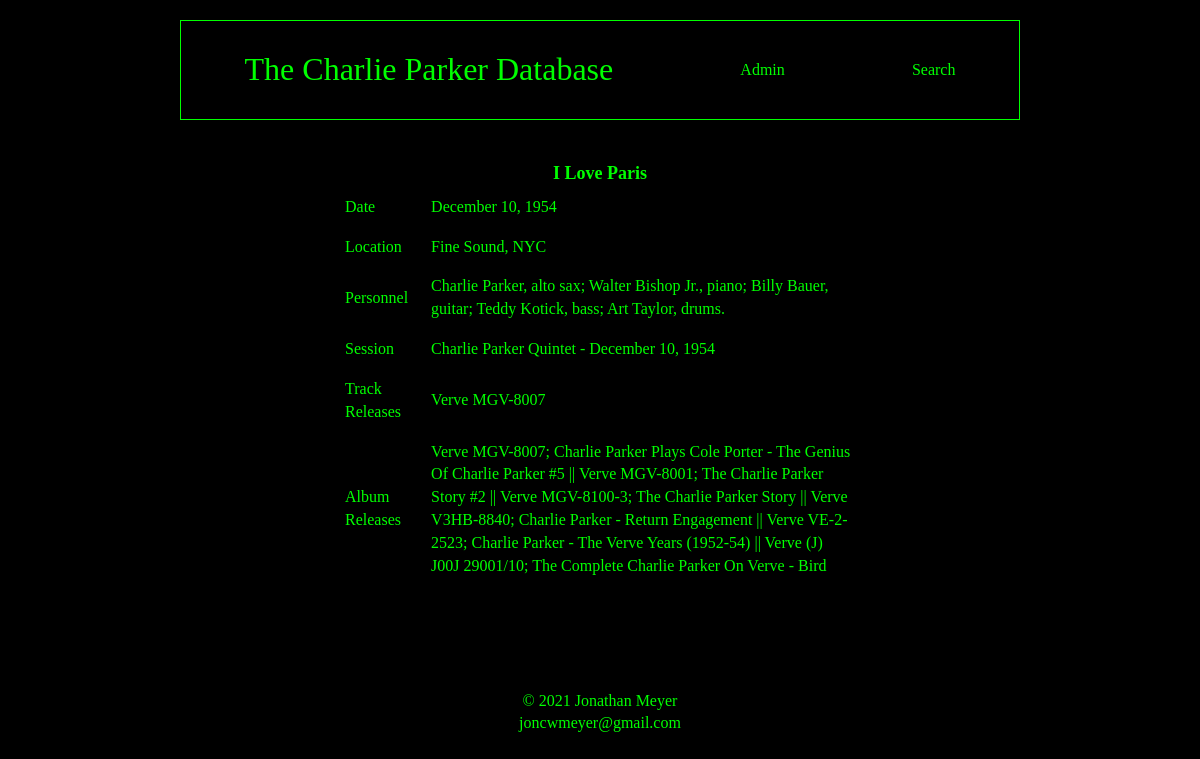
/version_detail/1121/ (signed in), run on an earlier commit of the app's database.
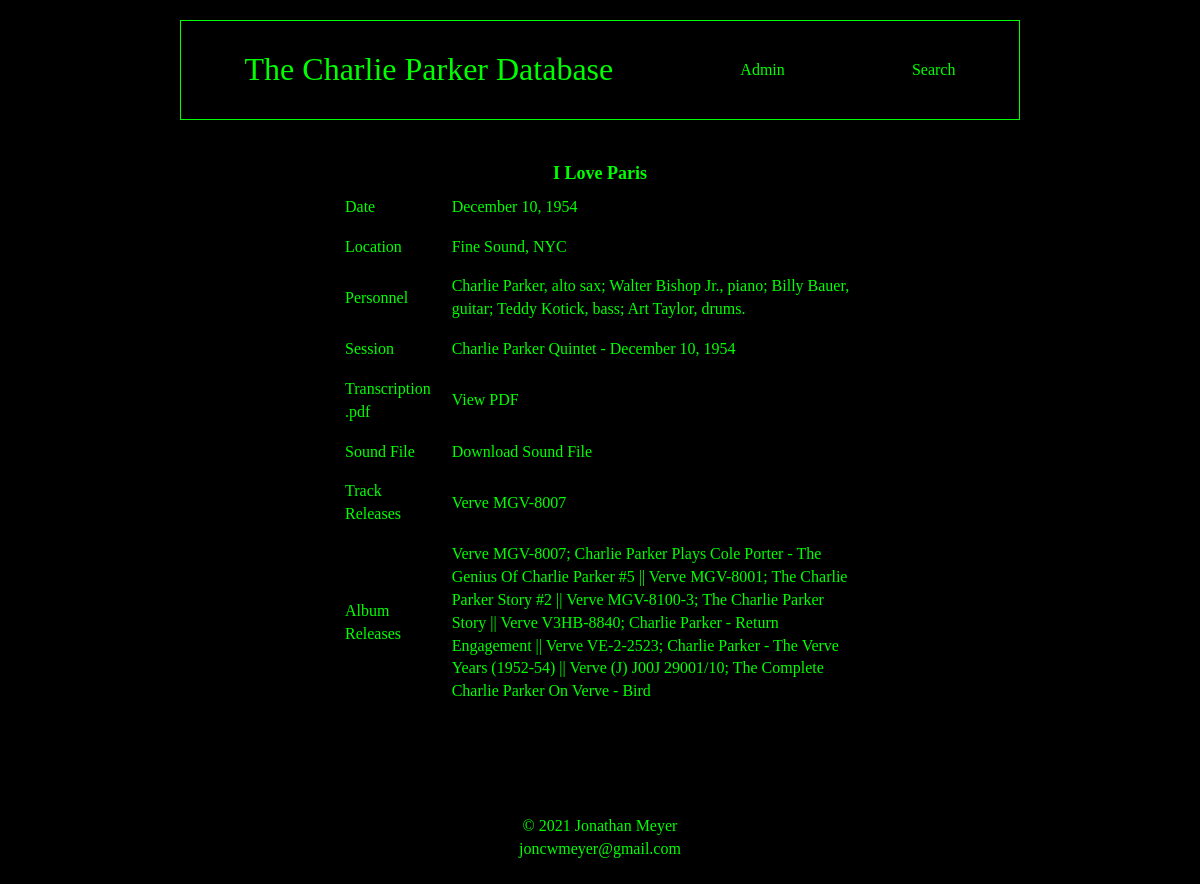
And on a later commit of the database.
### blog/models.py (models this page shows, shortened)
class Version(models.Model): # New version
    song = models.ForeignKey(Song, on_delete=models.PROTECT, blank=True, null=True)
    session = models.ForeignKey(Session, on_delete=models.PROTECT)
    session_song_number = models.CharField(max_length=255, blank=True, null=True)
    releases = models.CharField(max_length=2000, default="")
    version_title = models.CharField(max_length=255)
    notes = models.TextField(blank=True)
    transcription_pdf = models.FileField(upload_to='transcriptions_pdf', blank=True)
    sibelius_file = models.FileField(upload_to='sibelius_files', blank=True)
    sound_file = models.FileField(upload_to='sound_files', blank=True)
    youtube_link = models.URLField(blank=True)

class Session(models.Model):
    title = models.CharField(max_length=255)
    date = models.CharField(max_length=255, blank=True)
    location = models.TextField(blank=True)
    personnel = models.TextField(blank=True)
    album_releases = models.TextField(blank=True)
    def __str__(self):
        return f"{self.title} - {self.date}"

### blog/views.py (the view)
# urls.py: re_path(r'^version_detail/(?P<pk>\d+)/$', views.VersionDetailView.as_view(), name="version_detail"),
class VersionDetailView(generic.DetailView):
    model = models.Version
    template_name = 'blog/version_detail.html'
    def get_object(self, queryset=None):
        return models.Version.objects.get(pk=self.kwargs.get("pk"))

### blog/templates/blog/version_detail.html (shortened to what this page needs)
{% extends "blog/blog_base.html" %}
{% block content %}
  <table>
    <th colspan="2">{{ object.version_title }}</th>
    <tr>
      <td>Date</td>
      <td>{{ object.session.date }}</td>
    </tr>
    <tr>
      <td>Location</td>
      <td>{{ object.session.location }}</td>
    </tr>
    <tr>
      <td>Personnel</td>
      <td>{{ object.session.personnel }}</td>
    </tr>
    <tr>
      <td>Session</td>
      <td>{{ object.session }}</td>
    </tr>
    {% if user.is_superuser or user.is_staff %}
      {% if object.transcription_pdf %}
        <tr>
          <td>Transcription .pdf</td>
          <td><a href="{{ object.transcription_pdf.url }}" target="_blank">View PDF</a></td>
        </tr>
      {% endif %}
      {% if object.sound_file %}
        <tr>
          <td>Sound File</td>
          <td><a href="{{ object.sound_file.url }}" download>Download Sound File</a></td>
        </tr>
      {% endif %}
    {% endif %}
    <tr>
      <td>Track Releases</td>
      <td>{{ object.releases }}</td>
    </tr>
    <tr>
      <td>Album Releases</td>
      <td>
        {{ object.session.album_releases }}
    </tr>
  </table><br>
{% endblock %}

### blog/templates/blog/blog_base.html (shortened to what this page needs)
{% extends "base.html" %}

### templates/base.html (shortened to what this page needs)
<!DOCTYPE html>
{% load static %}
<html lang="en" dir="ltr">
  <head>
    <link rel="stylesheet" href="https://maxcdn.bootstrapcdn.com/bootstrap/3.3.7/css/bootstrap.min.css">
    <link rel="stylesheet" href="https://maxcdn.bootstrapcdn.com/bootstrap/3.3.7/css/bootstrap-theme.min.css">
    <link rel="stylesheet" href="{% static 'birdBlog/css/master.css' %}">
  </head>
  <body>
    <div id="navigation">
      <div class="box box1"><a href="{% url 'blog:home' %}">The Charlie Parker Database</a></div>
        <div class="box box2"><a href="{% url 'admin:index' %}">Admin</a></div>
        <div class="box box3"><a href="{% url 'blog:search' %}">Search</a></div>
    </div>
    <div id="gridFive">
      <div class="myContainer">
        {% block content %}
        {% endblock %}
      </div>
    </div>
    <div id="myFooter">
      &copy 2021 Jonathan Meyer <br>
      joncwmeyer@gmail.com
    </div>
  </body>
</html>

### static/birdBlog/css/master.css (style rules this page uses)
#gridFive { grid-area: main; }
#myFooter { grid-area: footer; text-align: center; margin-top: 15em; }
body { font-family: calibri; font-size: 16px; color: lime; background-color: black; display: grid; grid-template-rows: 10em minmax(15em, auto) 10em; grid-template-columns: 10em 1fr 10em; }
a:link, a:active, a:visited { color: lime; }
#navigation { margin: 20px 20px 20px 20px; grid-area: nav; align-items: center; display: flex; flex-flow: row; justify-content: space-around; height: 100px; border: solid 1px lime; background-color: black; }
.myContainer { margin: 0 20%; }
.box1 { font-size: 2em; }
tr, td { border: solid black 1px; }
th { text-align: center; font-size: large; }
td { padding: .5em; }
table { border: solid black 1px; border-spacing: 15px 5px; border: none; margin-left: auto; margin-right: auto; width: 75%; min-width: 300px; }
@media screen and (min-width: 350px) { body { grid-template-areas: "nav nav nav" "main main main" "5 footer 6" } }
@media screen and (min-width: 350px) { #navigation { flex-flow: column; } }
@media screen and (min-width: 350px) { .myContainer { margin: 0 5%; } }
@media screen and (min-width: 350px) { #myFooter { grid-area: footer; text-align: center; margin-top: 5em; } }
@media screen and (min-width: 570px) { #navigation { flex-flow: row; } }
@media screen and (min-width: 570px) { .myContainer { margin: 0 5%; } }
@media screen and (min-width: 1000px) { body { display: grid; grid-template-areas: "1 nav 2" "3 main 4" "5 footer 6" } }
@media screen and (min-width: 1000px) { .myContainer { margin: 0 10%; } }

What changed in the data, as far as the page shows it:
changed Version "I Love Paris": sound_file empty → "sound_files/Track09.MP3" (drawn)
Also different on the page:
text now shown: "Transcription .pdf View PDF Sound File Download Sound File"
